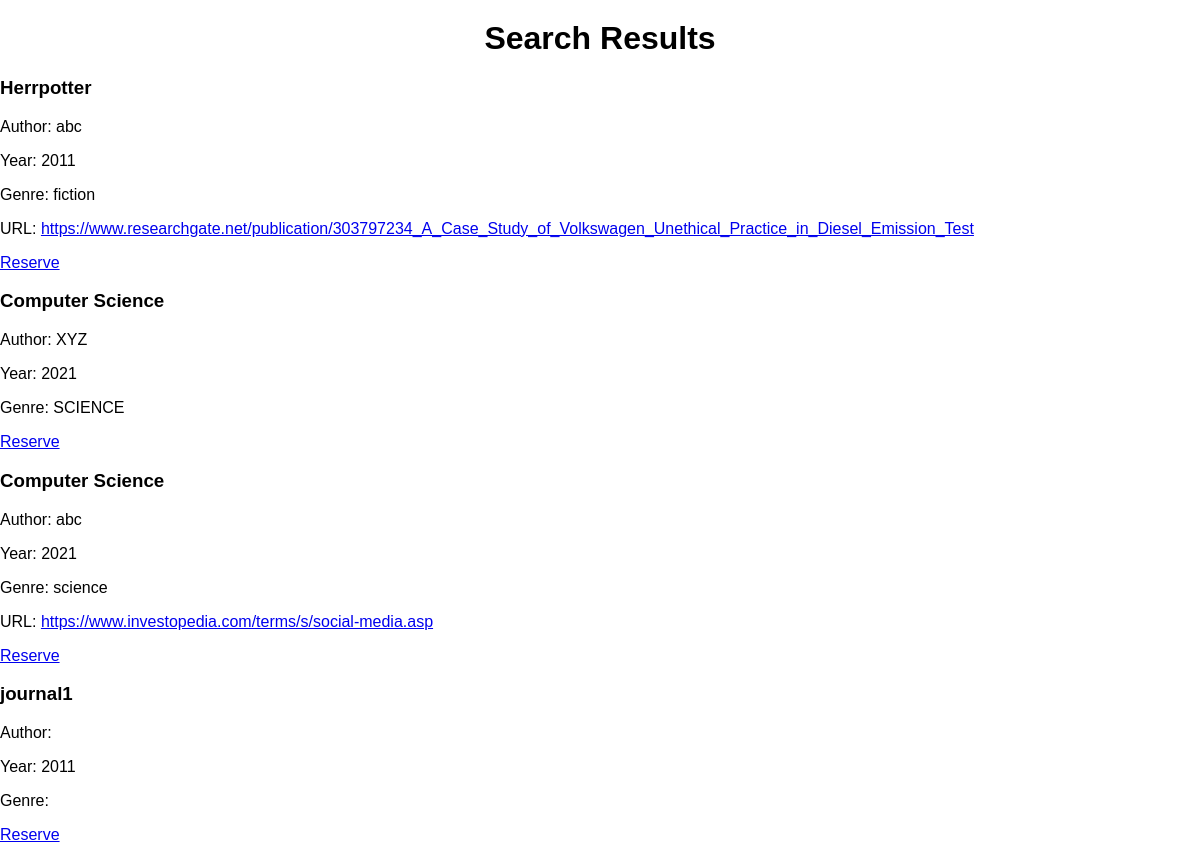
Screenshot of /search.php with the database file from the repository.
### tables this page shows
CREATE TABLE `audiobooks` (
  `id` int(11) NOT NULL,
  `title` varchar(255) NOT NULL,
  `author` varchar(255) NOT NULL,
  `genre` varchar(100) DEFAULT NULL,
  `year` int(11) DEFAULT NULL,
  `available` tinyint(1) DEFAULT 1,
  `url` varchar(255) DEFAULT NULL
);

CREATE TABLE `books` (
  `id` int(11) NOT NULL,
  `title` varchar(255) NOT NULL,
  `author` varchar(255) NOT NULL,
  `genre` varchar(100) DEFAULT NULL,
  `year` int(11) DEFAULT NULL,
  `available` tinyint(1) DEFAULT 1
);

CREATE TABLE `ebooks` (
  `id` int(11) NOT NULL,
  `title` varchar(255) NOT NULL,
  `author` varchar(255) NOT NULL,
  `genre` varchar(100) DEFAULT NULL,
  `year` int(11) DEFAULT NULL,
  `available` tinyint(1) DEFAULT 1,
  `url` varchar(255) DEFAULT NULL
);

CREATE TABLE `journals` (
  `id` int(11) NOT NULL,
  `title` varchar(255) NOT NULL,
  `publisher` varchar(255) DEFAULT NULL,
  `year` int(11) DEFAULT NULL,
  `available` tinyint(1) DEFAULT 1
);

### search.php (the view, shortened to what this page needs)
<?php
include 'db.php';
$query = isset($_GET['query']) ? $_GET['query'] : '';
$searchQuery = "%$query%";
$sqlBooks = "SELECT 'book' AS type, id, title, author, year, genre, NULL AS url FROM books WHERE title LIKE ? OR author LIKE ?";
$sqlEbooks = "SELECT 'ebook' AS type, id, title, author, year, genre, url FROM ebooks WHERE title LIKE ? OR author LIKE ?";
$sqlJournals = "SELECT 'journal' AS type, id, title, NULL AS author, year, NULL AS genre, NULL AS url FROM journals WHERE title LIKE ?";
$sqlAudiobooks = "SELECT 'audiobook' AS type, id, title, author, year, genre, url FROM audiobooks WHERE title LIKE ? OR author LIKE ?";
$statements = [
    ['sql' => $sqlBooks, 'params' => [$searchQuery, $searchQuery]],
    ['sql' => $sqlEbooks, 'params' => [$searchQuery, $searchQuery]],
    ['sql' => $sqlJournals, 'params' => [$searchQuery]],
    ['sql' => $sqlAudiobooks, 'params' => [$searchQuery, $searchQuery]]
];
$results = [];
foreach ($statements as $stmtData) {
    $stmt = $conn->prepare($stmtData['sql']);
    $stmt->bind_param(str_repeat('s', count($stmtData['params'])), ...$stmtData['params']);
    $stmt->execute();
    $result = $stmt->get_result();
    while ($row = $result->fetch_assoc()) {
        $results[] = $row;
    }
}
usort($results, function($a, $b) {
    return strcmp($a['type'], $b['type']);
});
?>
<!DOCTYPE html>
<html lang="en">
<head>
    <link rel="stylesheet" href="style.css">
</head>
<body>
    <h1>Search Results</h1>
    <?php
    foreach ($results as $row) {
        echo "<div>";
        echo "<h3>" . htmlspecialchars($row['title']) . "</h3>";
        echo "<p>Author: " . htmlspecialchars($row['author']) . "</p>";
        echo "<p>Year: " . htmlspecialchars($row['year']) . "</p>";
        echo "<p>Genre: " . htmlspecialchars($row['genre']) . "</p>";
        if ($row['url']) {
            echo "<p>URL: <a href='" . htmlspecialchars($row['url']) . "'>" . htmlspecialchars($row['url']) . "</a></p>";
        }
        echo "<p><a href='reserve.php?id=" . $row['id'] . "&type=" . htmlspecialchars($row['type']) . "'>Reserve</a></p>";
        echo "</div>";
    }
    ?>
</body>
</html>

### style.css (style rules this page uses)
body { font-family: Arial, sans-serif; margin: 0; padding: 0; }
h1 { text-align: center; margin: 20px 0; }

### rows the page displays
audiobooks: title "Herrpotter", author "abc", year "2011", genre "fiction", url "https://www.researchgate.net/publication/303797234_A_Case_Study_of_Volkswagen_Unethical_Practice_in_Diesel_Emission_Test"
books: title "Computer Science", author "XYZ", year "2021", genre "SCIENCE"
ebooks: title "Computer Science", author "abc", year "2021", genre "science", url "https://www.investopedia.com/terms/s/social-media.asp"
journals: title "journal1", year "2011"
